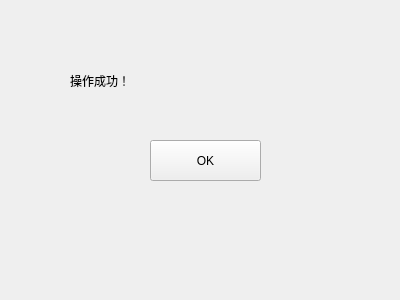
<?xml version="1.0" encoding="UTF-8"?>
<ui version="4.0">
 <class>SuccessDialog</class>
 <widget class="QWidget" name="SuccessDialog">
  <property name="geometry">
   <rect>
    <x>0</x>
    <y>0</y>
    <width>400</width>
    <height>300</height>
   </rect>
  </property>
  <property name="windowTitle">
   <string>Form</string>
  </property>
  <widget class="QLabel" name="label">
   <property name="geometry">
    <rect>
     <x>70</x>
     <y>50</y>
     <width>161</width>
     <height>61</height>
    </rect>
   </property>
   <property name="text">
    <string>操作成功！</string>
   </property>
  </widget>
  <widget class="QPushButton" name="pushButton">
   <property name="geometry">
    <rect>
     <x>150</x>
     <y>140</y>
     <width>111</width>
     <height>41</height>
    </rect>
   </property>
   <property name="text">
    <string>OK</string>
   </property>
  </widget>
 </widget>
 <resources/>
 <connections/>
</ui>
